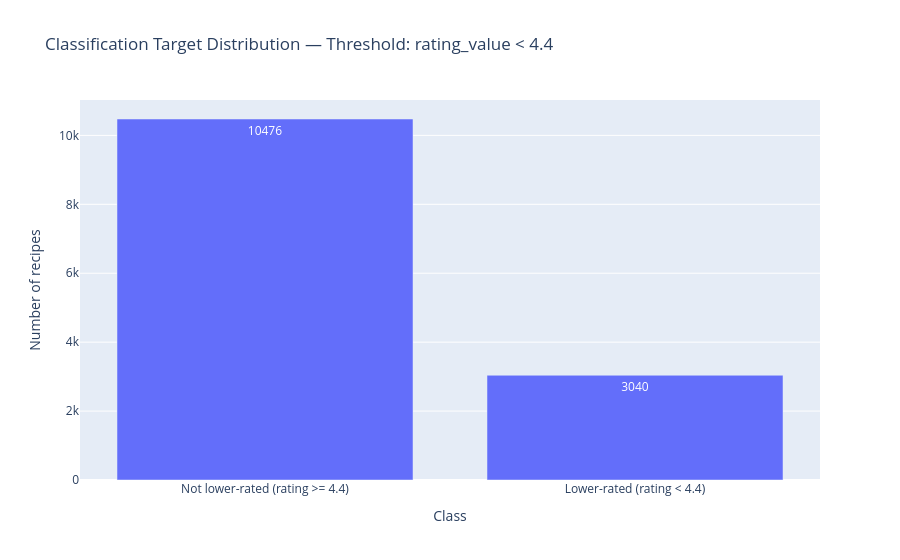

Notebook cell for this chart:
### Code cell
target_counts = (
    recipe_summary["is_lower_rated"]
    .value_counts()
    .rename_axis("target")
    .reset_index(name="count")
)

target_counts["label"] = target_counts["target"].map({
    0: f"Not lower-rated\n(rating >= {selected_threshold})",
    1: f"Lower-rated\n(rating < {selected_threshold})"
})

fig = px.bar(
    target_counts,
    x="label",
    y="count",
    text="count",
    title=f"Classification Target Distribution — Threshold: rating_value < {selected_threshold}",
    labels={
        "label": "Class",
        "count": "Number of recipes"
    }
)

fig.show()

### Figure 1 — Plotly figure (JSON) as saved in the notebook; plotly's stock layout.template omitted (floating-point values rounded to 4 significant figures)
{"data": [{"hovertemplate": "Class=%{x}<br>Number of recipes=%{text}<extra></extra>", "legendgroup": "", "marker": {"color": "#636efa", "pattern": {"shape": ""}}, "name": "", "orientation": "v", "showlegend": false, "text": [10480.0, 3040.0], "textposition": "auto", "type": "bar", "x": ["Not lower-rated\n(rating >= 4.4)", "Lower-rated\n(rating < 4.4)"], "xaxis": "x", "y": [10476, 3040], "yaxis": "y"}], "layout": {"barmode": "relative", "legend": {"tracegroupgap": 0}, "title": {"text": "Classification Target Distribution — Threshold: rating_value < 4.4"}, "xaxis": {"anchor": "y", "domain": [0, 1], "title": {"text": "Class"}}, "yaxis": {"anchor": "x", "domain": [0, 1], "title": {"text": "Number of recipes"}}}}
